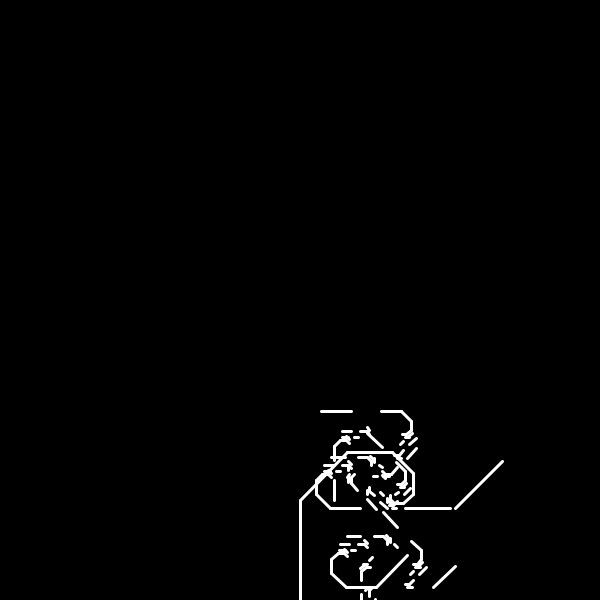
Frame 1 (no input)
Frame 60 (the mouse pressed at the canvas centre just before this capture): identical to frame 1, image omitted
Frame 120 (the mouse held since frame 60 and released just before this capture): identical to frame 1, image omitted

The Processing sketch that drew this single still picture (run headless with seeded random() and noise(); from frame 60 on, the mouse is pressed at the canvas centre):

// Processing sketch: Fractal_tree
// ── Fractal_tree.pde
//import controlP5.*;
//ControlP5 cp5;
fractalTree obj = new fractalTree();
float len = 100;
float x = width/2;
float y = height;
float angle = PI/4;
void setup(){ 
  surface.setSize(600,600);
  //cp5 = new ControlP5(this);
  //cp5.addSlider("slider").setPosition(CENTER,CENTER).setRange(0,255).setColorValue(color(600));
 
}


void draw(){
  background(0);
  translate(width/2, height);
  stroke(255);
  strokeWeight(3);
  obj.show(len);
  

}
// ── Tree.pde
class fractalTree{
  float right = 0;
  void show(float len){
    if (right%2 == 0){
      line(0,0,0,-len);
      translate(0,-len);
      rotate(PI/4);
      len = len * 0.67;
      if (len > 4){
        show(len);
        right = right + 1;
      }
    }
    if (right%2 == 1){
      translate(0,len);
      rotate(-PI/4);
      line(0,0,0,len);
      translate(0,-len);
      len = len * 0.67;
      right = right + 1;
      if (len > 4){
        show(len);
      }
    }
  }
}
// ── ellipse.pde
class ellipse{
  float x = 300;
  float y = 600;
  float z = 90;
  
  void lines(){
    translate(cos(z)*x +x, sin(z)*y-y);
    z = z + 10;
  }

  void show(){
    stroke(255,255,255);
    strokeWeight(3);
    line(x,y,x + cos(z)*x,y + sin(z)*y);
    
  
  }

}
// ── explosion.pde
class exp{
  float x = 300;
  float y = 600;
  float z = 90;
  
  void lines(){
    translate(cos(z), sin(z));
    z = z + 10;
  }

  void show(){
    stroke(255,255,255);
    strokeWeight(3);
    line(x,y,x + cos(z)*x,y + sin(z)*y);
    
  
  }

}
